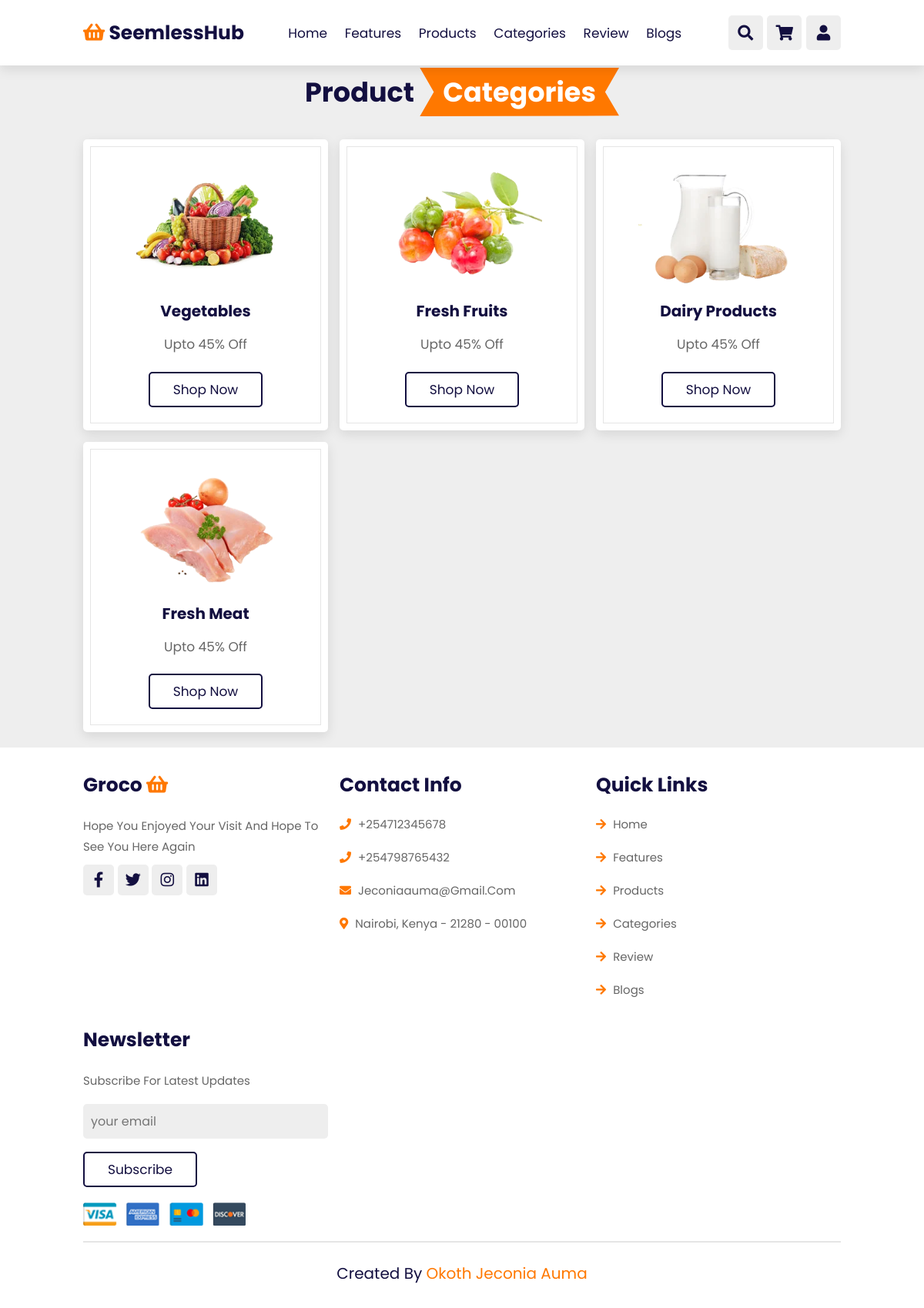
The app's page /categories.php (signed in) with its own data.
### tables this page shows
CREATE TABLE `categories` (
  `id` int(11) NOT NULL,
  `name` varchar(255) NOT NULL,
  `img` varchar(255) NOT NULL
);

### categories.php (the view)
<?php
    include_once('partials/header.php');
    include_once('config/config.php');
    $sql = "select * from categories";
    $result = $conn->query($sql);
?>
<section class="categories" id="categories">
    <br><br><br>
    <h1 class="heading"> product <span>categories</span> </h1>
    <div class="box-container">
    <?php
        if($result->num_rows > 0){
            while($row = $result->fetch_assoc()){
                ?>
                        <div class="box">
                            <img src="<?php echo $row['img']; ?>" alt="">
                            <h3><?php echo $row['name']; ?></h3>
                            <p>upto 45% off</p>
                            <a href="categorizedProducts.php?id=<?php echo $row['id']; ?>" class="btn">shop now</a>
                        </div>
                        <?php
            }
        }
        ?>
    </div>
</section>
<?php include_once('partials/footer.php'); ?>

### css/style.css (style rules this page uses)
:root { --orange:#ff7800; --black:#130f40; --light-color:#666; --box-shadow:0 .5rem 1.5rem rgba(0,0,0,.1); --border:.2rem solid rgba(0,0,0,.1); --outline:.1rem solid rgba(0,0,0,.1); --outline-hover:.2rem solid var(--black); }
* { font-family: 'Poppins', sans-serif; margin:0; padding:0; box-sizing: border-box; outline: none; border:none; text-decoration: none; text-transform: capitalize; transition: all .2s linear; }
html { font-size: 62.5%; overflow-x: hidden; scroll-behavior: smooth; scroll-padding-top: 7rem; }
body { background:#eee; }
section { padding:2rem 9%; }
.heading { text-align: center; padding:2rem 0; padding-bottom: 3rem; font-size: 3.5rem; color:var(--black); }
.heading span { background: var(--orange); color:#fff; display: inline-block; padding:.5rem 3rem; clip-path: polygon(100% 0, 93% 50%, 100% 99%, 0% 100%, 7% 50%, 0% 0%); }
.btn { margin-top: 1rem; display: inline-block; padding:.8rem 3rem; font-size: 1.7rem; border-radius: .5rem; border:.2rem solid var(--black); color:var(--black); cursor: pointer; background: none; }
.categories .box-container { display: grid; grid-template-columns: repeat(auto-fit, minmax(26rem, 1fr)); gap:1.5rem; }
.categories .box-container .box { padding:3rem 2rem; border-radius: .5rem; background:#fff; box-shadow: var(--box-shadow); outline:var(--outline); outline-offset: -1rem; text-align: center; }
.categories .box-container .box img { margin:1rem 0; height:15rem; }
.categories .box-container .box h3 { font-size: 2rem; color:var(--black); line-height: 1.8; }
.categories .box-container .box p { font-size: 1.7rem; color:var(--light-color); line-height: 1.8; padding:1rem 0; }

### records on screen
categories: img (picture), name "Vegetables"
categories: img (picture), name "Fresh Fruits"
categories: img (picture), name "Dairy Products"
categories: img (picture), name "Fresh Meat"
